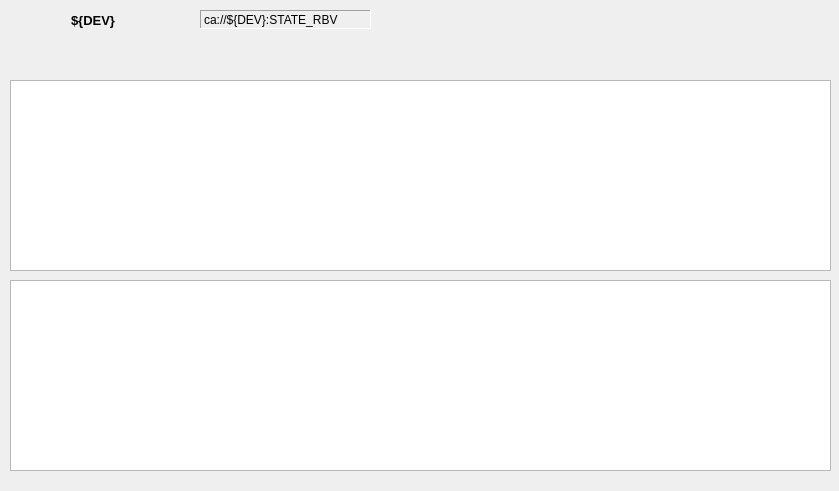
<?xml version="1.0" encoding="UTF-8"?>
<ui version="4.0">
 <class>Form</class>
 <widget class="QWidget" name="Form">
  <property name="geometry">
   <rect>
    <x>0</x>
    <y>0</y>
    <width>839</width>
    <height>491</height>
   </rect>
  </property>
  <property name="windowTitle">
   <string>Form</string>
  </property>
  <widget class="PyDMByteIndicator" name="PyDMByteIndicator_8">
   <property name="enabled">
    <bool>false</bool>
   </property>
   <property name="geometry">
    <rect>
     <x>380</x>
     <y>50</y>
     <width>90</width>
     <height>16</height>
    </rect>
   </property>
   <property name="sizePolicy">
    <sizepolicy hsizetype="Preferred" vsizetype="Minimum">
     <horstretch>0</horstretch>
     <verstretch>0</verstretch>
    </sizepolicy>
   </property>
   <property name="minimumSize">
    <size>
     <width>90</width>
     <height>14</height>
    </size>
   </property>
   <property name="maximumSize">
    <size>
     <width>90</width>
     <height>16</height>
    </size>
   </property>
   <property name="palette">
    <palette>
     <active>
      <colorrole role="Button">
       <brush brushstyle="SolidPattern">
        <color alpha="255">
         <red>255</red>
         <green>255</green>
         <blue>255</blue>
        </color>
       </brush>
      </colorrole>
      <colorrole role="Base">
       <brush brushstyle="SolidPattern">
        <color alpha="255">
         <red>255</red>
         <green>255</green>
         <blue>255</blue>
        </color>
       </brush>
      </colorrole>
      <colorrole role="Window">
       <brush brushstyle="SolidPattern">
        <color alpha="255">
         <red>255</red>
         <green>255</green>
         <blue>255</blue>
        </color>
       </brush>
      </colorrole>
     </active>
     <inactive>
      <colorrole role="Button">
       <brush brushstyle="SolidPattern">
        <color alpha="255">
         <red>255</red>
         <green>255</green>
         <blue>255</blue>
        </color>
       </brush>
      </colorrole>
      <colorrole role="Base">
       <brush brushstyle="SolidPattern">
        <color alpha="255">
         <red>255</red>
         <green>255</green>
         <blue>255</blue>
        </color>
       </brush>
      </colorrole>
      <colorrole role="Window">
       <brush brushstyle="SolidPattern">
        <color alpha="255">
         <red>255</red>
         <green>255</green>
         <blue>255</blue>
        </color>
       </brush>
      </colorrole>
     </inactive>
     <disabled>
      <colorrole role="Button">
       <brush brushstyle="SolidPattern">
        <color alpha="255">
         <red>255</red>
         <green>255</green>
         <blue>255</blue>
        </color>
       </brush>
      </colorrole>
      <colorrole role="Base">
       <brush brushstyle="SolidPattern">
        <color alpha="255">
         <red>255</red>
         <green>255</green>
         <blue>255</blue>
        </color>
       </brush>
      </colorrole>
      <colorrole role="Window">
       <brush brushstyle="SolidPattern">
        <color alpha="255">
         <red>255</red>
         <green>255</green>
         <blue>255</blue>
        </color>
       </brush>
      </colorrole>
     </disabled>
    </palette>
   </property>
   <property name="toolTip">
    <string/>
   </property>
   <property name="autoFillBackground">
    <bool>false</bool>
   </property>
   <property name="channel" stdset="0">
    <string>ca://${PCT}:POWER_FAIL</string>
   </property>
   <property name="onColor" stdset="0">
    <color>
     <red>255</red>
     <green>0</green>
     <blue>0</blue>
    </color>
   </property>
   <property name="offColor" stdset="0">
    <color>
     <red>0</red>
     <green>255</green>
     <blue>0</blue>
    </color>
   </property>
   <property name="circles" stdset="0">
    <bool>true</bool>
   </property>
   <property name="labels" stdset="0">
    <stringlist>
     <string>POWER FAIL</string>
    </stringlist>
   </property>
  </widget>
  <widget class="PyDMByteIndicator" name="PyDMByteIndicator_7">
   <property name="enabled">
    <bool>false</bool>
   </property>
   <property name="geometry">
    <rect>
     <x>250</x>
     <y>50</y>
     <width>120</width>
     <height>16</height>
    </rect>
   </property>
   <property name="sizePolicy">
    <sizepolicy hsizetype="Preferred" vsizetype="Minimum">
     <horstretch>0</horstretch>
     <verstretch>0</verstretch>
    </sizepolicy>
   </property>
   <property name="minimumSize">
    <size>
     <width>120</width>
     <height>14</height>
    </size>
   </property>
   <property name="maximumSize">
    <size>
     <width>90</width>
     <height>16</height>
    </size>
   </property>
   <property name="palette">
    <palette>
     <active>
      <colorrole role="Button">
       <brush brushstyle="SolidPattern">
        <color alpha="255">
         <red>255</red>
         <green>255</green>
         <blue>255</blue>
        </color>
       </brush>
      </colorrole>
      <colorrole role="Base">
       <brush brushstyle="SolidPattern">
        <color alpha="255">
         <red>255</red>
         <green>255</green>
         <blue>255</blue>
        </color>
       </brush>
      </colorrole>
      <colorrole role="Window">
       <brush brushstyle="SolidPattern">
        <color alpha="255">
         <red>255</red>
         <green>255</green>
         <blue>255</blue>
        </color>
       </brush>
      </colorrole>
     </active>
     <inactive>
      <colorrole role="Button">
       <brush brushstyle="SolidPattern">
        <color alpha="255">
         <red>255</red>
         <green>255</green>
         <blue>255</blue>
        </color>
       </brush>
      </colorrole>
      <colorrole role="Base">
       <brush brushstyle="SolidPattern">
        <color alpha="255">
         <red>255</red>
         <green>255</green>
         <blue>255</blue>
        </color>
       </brush>
      </colorrole>
      <colorrole role="Window">
       <brush brushstyle="SolidPattern">
        <color alpha="255">
         <red>255</red>
         <green>255</green>
         <blue>255</blue>
        </color>
       </brush>
      </colorrole>
     </inactive>
     <disabled>
      <colorrole role="Button">
       <brush brushstyle="SolidPattern">
        <color alpha="255">
         <red>255</red>
         <green>255</green>
         <blue>255</blue>
        </color>
       </brush>
      </colorrole>
      <colorrole role="Base">
       <brush brushstyle="SolidPattern">
        <color alpha="255">
         <red>255</red>
         <green>255</green>
         <blue>255</blue>
        </color>
       </brush>
      </colorrole>
      <colorrole role="Window">
       <brush brushstyle="SolidPattern">
        <color alpha="255">
         <red>255</red>
         <green>255</green>
         <blue>255</blue>
        </color>
       </brush>
      </colorrole>
     </disabled>
    </palette>
   </property>
   <property name="toolTip">
    <string/>
   </property>
   <property name="autoFillBackground">
    <bool>false</bool>
   </property>
   <property name="channel" stdset="0">
    <string>ca://${PCT}:OVERVOLTAGE</string>
   </property>
   <property name="onColor" stdset="0">
    <color>
     <red>255</red>
     <green>0</green>
     <blue>0</blue>
    </color>
   </property>
   <property name="offColor" stdset="0">
    <color>
     <red>0</red>
     <green>255</green>
     <blue>0</blue>
    </color>
   </property>
   <property name="circles" stdset="0">
    <bool>true</bool>
   </property>
   <property name="labels" stdset="0">
    <stringlist>
     <string>OVERVOLTAGE</string>
    </stringlist>
   </property>
  </widget>
  <widget class="PyDMLabel" name="PyDMLabel_2">
   <property name="geometry">
    <rect>
     <x>200</x>
     <y>10</y>
     <width>171</width>
     <height>19</height>
    </rect>
   </property>
   <property name="palette">
    <palette>
     <active>
      <colorrole role="Text">
       <brush brushstyle="SolidPattern">
        <color alpha="255">
         <red>255</red>
         <green>255</green>
         <blue>255</blue>
        </color>
       </brush>
      </colorrole>
      <colorrole role="Base">
       <brush brushstyle="SolidPattern">
        <color alpha="255">
         <red>0</red>
         <green>150</green>
         <blue>0</blue>
        </color>
       </brush>
      </colorrole>
      <colorrole role="PlaceholderText">
       <brush brushstyle="SolidPattern">
        <color alpha="128">
         <red>255</red>
         <green>255</green>
         <blue>255</blue>
        </color>
       </brush>
      </colorrole>
     </active>
     <inactive>
      <colorrole role="Text">
       <brush brushstyle="SolidPattern">
        <color alpha="255">
         <red>255</red>
         <green>255</green>
         <blue>255</blue>
        </color>
       </brush>
      </colorrole>
      <colorrole role="Base">
       <brush brushstyle="SolidPattern">
        <color alpha="255">
         <red>0</red>
         <green>150</green>
         <blue>0</blue>
        </color>
       </brush>
      </colorrole>
      <colorrole role="PlaceholderText">
       <brush brushstyle="SolidPattern">
        <color alpha="128">
         <red>255</red>
         <green>255</green>
         <blue>255</blue>
        </color>
       </brush>
      </colorrole>
     </inactive>
     <disabled>
      <colorrole role="Text">
       <brush brushstyle="SolidPattern">
        <color alpha="255">
         <red>190</red>
         <green>190</green>
         <blue>190</blue>
        </color>
       </brush>
      </colorrole>
      <colorrole role="Base">
       <brush brushstyle="SolidPattern">
        <color alpha="255">
         <red>239</red>
         <green>239</green>
         <blue>239</blue>
        </color>
       </brush>
      </colorrole>
      <colorrole role="PlaceholderText">
       <brush brushstyle="SolidPattern">
        <color alpha="128">
         <red>0</red>
         <green>0</green>
         <blue>0</blue>
        </color>
       </brush>
      </colorrole>
     </disabled>
    </palette>
   </property>
   <property name="toolTip">
    <string/>
   </property>
   <property name="autoFillBackground">
    <bool>false</bool>
   </property>
   <property name="frameShape">
    <enum>QFrame::Panel</enum>
   </property>
   <property name="frameShadow">
    <enum>QFrame::Sunken</enum>
   </property>
   <property name="midLineWidth">
    <number>1</number>
   </property>
   <property name="text">
    <string>ca://${DEV}:STATE_RBV</string>
   </property>
   <property name="textFormat">
    <enum>Qt::PlainText</enum>
   </property>
   <property name="channel" stdset="0">
    <string>ca://${DEV}:STATE_RBV</string>
   </property>
   <property name="displayFormat" stdset="0">
    <enum>PyDMLabel::String</enum>
   </property>
  </widget>
  <widget class="PyDMLabel" name="PyDMLabel">
   <property name="geometry">
    <rect>
     <x>0</x>
     <y>10</y>
     <width>186</width>
     <height>20</height>
    </rect>
   </property>
   <property name="font">
    <font>
     <pointsize>10</pointsize>
     <weight>75</weight>
     <bold>true</bold>
    </font>
   </property>
   <property name="toolTip">
    <string/>
   </property>
   <property name="text">
    <string>${DEV}</string>
   </property>
   <property name="alignment">
    <set>Qt::AlignCenter</set>
   </property>
   <property name="indent">
    <number>0</number>
   </property>
   <property name="channel" stdset="0">
    <string/>
   </property>
  </widget>
  <widget class="PyDMByteIndicator" name="PyDMByteIndicator_5">
   <property name="enabled">
    <bool>false</bool>
   </property>
   <property name="geometry">
    <rect>
     <x>20</x>
     <y>50</y>
     <width>90</width>
     <height>16</height>
    </rect>
   </property>
   <property name="sizePolicy">
    <sizepolicy hsizetype="Fixed" vsizetype="Fixed">
     <horstretch>0</horstretch>
     <verstretch>0</verstretch>
    </sizepolicy>
   </property>
   <property name="minimumSize">
    <size>
     <width>90</width>
     <height>14</height>
    </size>
   </property>
   <property name="maximumSize">
    <size>
     <width>90</width>
     <height>16</height>
    </size>
   </property>
   <property name="palette">
    <palette>
     <active>
      <colorrole role="Button">
       <brush brushstyle="SolidPattern">
        <color alpha="255">
         <red>255</red>
         <green>255</green>
         <blue>255</blue>
        </color>
       </brush>
      </colorrole>
      <colorrole role="Base">
       <brush brushstyle="SolidPattern">
        <color alpha="255">
         <red>255</red>
         <green>255</green>
         <blue>255</blue>
        </color>
       </brush>
      </colorrole>
      <colorrole role="Window">
       <brush brushstyle="SolidPattern">
        <color alpha="255">
         <red>255</red>
         <green>255</green>
         <blue>255</blue>
        </color>
       </brush>
      </colorrole>
     </active>
     <inactive>
      <colorrole role="Button">
       <brush brushstyle="SolidPattern">
        <color alpha="255">
         <red>255</red>
         <green>255</green>
         <blue>255</blue>
        </color>
       </brush>
      </colorrole>
      <colorrole role="Base">
       <brush brushstyle="SolidPattern">
        <color alpha="255">
         <red>255</red>
         <green>255</green>
         <blue>255</blue>
        </color>
       </brush>
      </colorrole>
      <colorrole role="Window">
       <brush brushstyle="SolidPattern">
        <color alpha="255">
         <red>255</red>
         <green>255</green>
         <blue>255</blue>
        </color>
       </brush>
      </colorrole>
     </inactive>
     <disabled>
      <colorrole role="Button">
       <brush brushstyle="SolidPattern">
        <color alpha="255">
         <red>255</red>
         <green>255</green>
         <blue>255</blue>
        </color>
       </brush>
      </colorrole>
      <colorrole role="Base">
       <brush brushstyle="SolidPattern">
        <color alpha="255">
         <red>255</red>
         <green>255</green>
         <blue>255</blue>
        </color>
       </brush>
      </colorrole>
      <colorrole role="Window">
       <brush brushstyle="SolidPattern">
        <color alpha="255">
         <red>255</red>
         <green>255</green>
         <blue>255</blue>
        </color>
       </brush>
      </colorrole>
     </disabled>
    </palette>
   </property>
   <property name="toolTip">
    <string/>
   </property>
   <property name="autoFillBackground">
    <bool>false</bool>
   </property>
   <property name="channel" stdset="0">
    <string>ca://${PCT}:HIGH_LOAD</string>
   </property>
   <property name="onColor" stdset="0">
    <color>
     <red>255</red>
     <green>0</green>
     <blue>0</blue>
    </color>
   </property>
   <property name="offColor" stdset="0">
    <color>
     <red>0</red>
     <green>255</green>
     <blue>0</blue>
    </color>
   </property>
   <property name="circles" stdset="0">
    <bool>true</bool>
   </property>
   <property name="labels" stdset="0">
    <stringlist>
     <string>HIGH_LOAD</string>
    </stringlist>
   </property>
  </widget>
  <widget class="PyDMByteIndicator" name="PyDMByteIndicator_10">
   <property name="enabled">
    <bool>false</bool>
   </property>
   <property name="geometry">
    <rect>
     <x>580</x>
     <y>50</y>
     <width>150</width>
     <height>16</height>
    </rect>
   </property>
   <property name="sizePolicy">
    <sizepolicy hsizetype="Preferred" vsizetype="Minimum">
     <horstretch>0</horstretch>
     <verstretch>0</verstretch>
    </sizepolicy>
   </property>
   <property name="minimumSize">
    <size>
     <width>150</width>
     <height>14</height>
    </size>
   </property>
   <property name="maximumSize">
    <size>
     <width>90</width>
     <height>16</height>
    </size>
   </property>
   <property name="palette">
    <palette>
     <active>
      <colorrole role="Button">
       <brush brushstyle="SolidPattern">
        <color alpha="255">
         <red>255</red>
         <green>255</green>
         <blue>255</blue>
        </color>
       </brush>
      </colorrole>
      <colorrole role="Base">
       <brush brushstyle="SolidPattern">
        <color alpha="255">
         <red>255</red>
         <green>255</green>
         <blue>255</blue>
        </color>
       </brush>
      </colorrole>
      <colorrole role="Window">
       <brush brushstyle="SolidPattern">
        <color alpha="255">
         <red>255</red>
         <green>255</green>
         <blue>255</blue>
        </color>
       </brush>
      </colorrole>
     </active>
     <inactive>
      <colorrole role="Button">
       <brush brushstyle="SolidPattern">
        <color alpha="255">
         <red>255</red>
         <green>255</green>
         <blue>255</blue>
        </color>
       </brush>
      </colorrole>
      <colorrole role="Base">
       <brush brushstyle="SolidPattern">
        <color alpha="255">
         <red>255</red>
         <green>255</green>
         <blue>255</blue>
        </color>
       </brush>
      </colorrole>
      <colorrole role="Window">
       <brush brushstyle="SolidPattern">
        <color alpha="255">
         <red>255</red>
         <green>255</green>
         <blue>255</blue>
        </color>
       </brush>
      </colorrole>
     </inactive>
     <disabled>
      <colorrole role="Button">
       <brush brushstyle="SolidPattern">
        <color alpha="255">
         <red>255</red>
         <green>255</green>
         <blue>255</blue>
        </color>
       </brush>
      </colorrole>
      <colorrole role="Base">
       <brush brushstyle="SolidPattern">
        <color alpha="255">
         <red>255</red>
         <green>255</green>
         <blue>255</blue>
        </color>
       </brush>
      </colorrole>
      <colorrole role="Window">
       <brush brushstyle="SolidPattern">
        <color alpha="255">
         <red>255</red>
         <green>255</green>
         <blue>255</blue>
        </color>
       </brush>
      </colorrole>
     </disabled>
    </palette>
   </property>
   <property name="toolTip">
    <string/>
   </property>
   <property name="autoFillBackground">
    <bool>false</bool>
   </property>
   <property name="channel" stdset="0">
    <string>ca://${PCT}:CONTROLLER_OVERTEMP</string>
   </property>
   <property name="onColor" stdset="0">
    <color>
     <red>255</red>
     <green>0</green>
     <blue>0</blue>
    </color>
   </property>
   <property name="offColor" stdset="0">
    <color>
     <red>0</red>
     <green>255</green>
     <blue>0</blue>
    </color>
   </property>
   <property name="circles" stdset="0">
    <bool>true</bool>
   </property>
   <property name="labels" stdset="0">
    <stringlist>
     <string>CONTROLLER TEMP</string>
    </stringlist>
   </property>
  </widget>
  <widget class="PyDMByteIndicator" name="PyDMByteIndicator_6">
   <property name="enabled">
    <bool>false</bool>
   </property>
   <property name="geometry">
    <rect>
     <x>120</x>
     <y>50</y>
     <width>120</width>
     <height>16</height>
    </rect>
   </property>
   <property name="sizePolicy">
    <sizepolicy hsizetype="Preferred" vsizetype="Minimum">
     <horstretch>0</horstretch>
     <verstretch>0</verstretch>
    </sizepolicy>
   </property>
   <property name="minimumSize">
    <size>
     <width>120</width>
     <height>14</height>
    </size>
   </property>
   <property name="maximumSize">
    <size>
     <width>90</width>
     <height>16</height>
    </size>
   </property>
   <property name="palette">
    <palette>
     <active>
      <colorrole role="Button">
       <brush brushstyle="SolidPattern">
        <color alpha="255">
         <red>255</red>
         <green>255</green>
         <blue>255</blue>
        </color>
       </brush>
      </colorrole>
      <colorrole role="Base">
       <brush brushstyle="SolidPattern">
        <color alpha="255">
         <red>255</red>
         <green>255</green>
         <blue>255</blue>
        </color>
       </brush>
      </colorrole>
      <colorrole role="Window">
       <brush brushstyle="SolidPattern">
        <color alpha="255">
         <red>255</red>
         <green>255</green>
         <blue>255</blue>
        </color>
       </brush>
      </colorrole>
     </active>
     <inactive>
      <colorrole role="Button">
       <brush brushstyle="SolidPattern">
        <color alpha="255">
         <red>255</red>
         <green>255</green>
         <blue>255</blue>
        </color>
       </brush>
      </colorrole>
      <colorrole role="Base">
       <brush brushstyle="SolidPattern">
        <color alpha="255">
         <red>255</red>
         <green>255</green>
         <blue>255</blue>
        </color>
       </brush>
      </colorrole>
      <colorrole role="Window">
       <brush brushstyle="SolidPattern">
        <color alpha="255">
         <red>255</red>
         <green>255</green>
         <blue>255</blue>
        </color>
       </brush>
      </colorrole>
     </inactive>
     <disabled>
      <colorrole role="Button">
       <brush brushstyle="SolidPattern">
        <color alpha="255">
         <red>255</red>
         <green>255</green>
         <blue>255</blue>
        </color>
       </brush>
      </colorrole>
      <colorrole role="Base">
       <brush brushstyle="SolidPattern">
        <color alpha="255">
         <red>255</red>
         <green>255</green>
         <blue>255</blue>
        </color>
       </brush>
      </colorrole>
      <colorrole role="Window">
       <brush brushstyle="SolidPattern">
        <color alpha="255">
         <red>255</red>
         <green>255</green>
         <blue>255</blue>
        </color>
       </brush>
      </colorrole>
     </disabled>
    </palette>
   </property>
   <property name="toolTip">
    <string/>
   </property>
   <property name="autoFillBackground">
    <bool>false</bool>
   </property>
   <property name="channel" stdset="0">
    <string>ca://${PCT}:SHORT_CIRCUIT</string>
   </property>
   <property name="onColor" stdset="0">
    <color>
     <red>255</red>
     <green>0</green>
     <blue>0</blue>
    </color>
   </property>
   <property name="offColor" stdset="0">
    <color>
     <red>0</red>
     <green>255</green>
     <blue>0</blue>
    </color>
   </property>
   <property name="circles" stdset="0">
    <bool>true</bool>
   </property>
   <property name="labels" stdset="0">
    <stringlist>
     <string>SHORT_CIRCUIT</string>
    </stringlist>
   </property>
  </widget>
  <widget class="PyDMTimePlot" name="PyDMTimePlot">
   <property name="geometry">
    <rect>
     <x>10</x>
     <y>80</y>
     <width>821</width>
     <height>191</height>
    </rect>
   </property>
   <property name="toolTip">
    <string/>
   </property>
   <property name="interactive">
    <bool>false</bool>
   </property>
   <property name="yAxes">
    <stringlist>
     <string>{&quot;name&quot;: &quot;Axis 1&quot;, &quot;orientation&quot;: &quot;left&quot;, &quot;label&quot;: &quot;FREQ&quot;, &quot;minRange&quot;: -1.0, &quot;maxRange&quot;: 1.0, &quot;autoRange&quot;: true, &quot;logMode&quot;: false}</string>
    </stringlist>
   </property>
   <property name="title" stdset="0">
    <string>Diagnostics</string>
   </property>
   <property name="mouseEnabledY" stdset="0">
    <bool>false</bool>
   </property>
   <property name="curves">
    <stringlist>
     <string>{&quot;channel&quot;: &quot;ca://${PCT}:PUMP_DRIVE_FREQ&quot;, &quot;plot_style&quot;: null, &quot;name&quot;: &quot;PUMP_DRIVE_FREQ&quot;, &quot;color&quot;: &quot;blue&quot;, &quot;lineStyle&quot;: 1, &quot;lineWidth&quot;: 1, &quot;symbol&quot;: null, &quot;symbolSize&quot;: 10, &quot;yAxisName&quot;: &quot;Axis 1&quot;, &quot;barWidth&quot;: null, &quot;upperThreshold&quot;: null, &quot;lowerThreshold&quot;: null, &quot;thresholdColor&quot;: &quot;white&quot;}</string>
    </stringlist>
   </property>
   <property name="updatesAsynchronously">
    <bool>true</bool>
   </property>
   <property name="timeSpan">
    <double>600.000000000000000</double>
   </property>
   <property name="updateInterval">
    <double>0.100000000000000</double>
   </property>
   <property name="autoRangeY">
    <bool>true</bool>
   </property>
   <property name="maxYRange">
    <double>1.000000000000000</double>
   </property>
  </widget>
  <widget class="PyDMByteIndicator" name="PyDMByteIndicator_9">
   <property name="enabled">
    <bool>false</bool>
   </property>
   <property name="geometry">
    <rect>
     <x>480</x>
     <y>50</y>
     <width>90</width>
     <height>16</height>
    </rect>
   </property>
   <property name="sizePolicy">
    <sizepolicy hsizetype="Preferred" vsizetype="Minimum">
     <horstretch>0</horstretch>
     <verstretch>0</verstretch>
    </sizepolicy>
   </property>
   <property name="minimumSize">
    <size>
     <width>90</width>
     <height>14</height>
    </size>
   </property>
   <property name="maximumSize">
    <size>
     <width>90</width>
     <height>16</height>
    </size>
   </property>
   <property name="palette">
    <palette>
     <active>
      <colorrole role="Button">
       <brush brushstyle="SolidPattern">
        <color alpha="255">
         <red>255</red>
         <green>255</green>
         <blue>255</blue>
        </color>
       </brush>
      </colorrole>
      <colorrole role="Base">
       <brush brushstyle="SolidPattern">
        <color alpha="255">
         <red>255</red>
         <green>255</green>
         <blue>255</blue>
        </color>
       </brush>
      </colorrole>
      <colorrole role="Window">
       <brush brushstyle="SolidPattern">
        <color alpha="255">
         <red>255</red>
         <green>255</green>
         <blue>255</blue>
        </color>
       </brush>
      </colorrole>
     </active>
     <inactive>
      <colorrole role="Button">
       <brush brushstyle="SolidPattern">
        <color alpha="255">
         <red>255</red>
         <green>255</green>
         <blue>255</blue>
        </color>
       </brush>
      </colorrole>
      <colorrole role="Base">
       <brush brushstyle="SolidPattern">
        <color alpha="255">
         <red>255</red>
         <green>255</green>
         <blue>255</blue>
        </color>
       </brush>
      </colorrole>
      <colorrole role="Window">
       <brush brushstyle="SolidPattern">
        <color alpha="255">
         <red>255</red>
         <green>255</green>
         <blue>255</blue>
        </color>
       </brush>
      </colorrole>
     </inactive>
     <disabled>
      <colorrole role="Button">
       <brush brushstyle="SolidPattern">
        <color alpha="255">
         <red>255</red>
         <green>255</green>
         <blue>255</blue>
        </color>
       </brush>
      </colorrole>
      <colorrole role="Base">
       <brush brushstyle="SolidPattern">
        <color alpha="255">
         <red>255</red>
         <green>255</green>
         <blue>255</blue>
        </color>
       </brush>
      </colorrole>
      <colorrole role="Window">
       <brush brushstyle="SolidPattern">
        <color alpha="255">
         <red>255</red>
         <green>255</green>
         <blue>255</blue>
        </color>
       </brush>
      </colorrole>
     </disabled>
    </palette>
   </property>
   <property name="toolTip">
    <string/>
   </property>
   <property name="autoFillBackground">
    <bool>false</bool>
   </property>
   <property name="channel" stdset="0">
    <string>ca://${PCT}:PUMP_OVERTEMP</string>
   </property>
   <property name="onColor" stdset="0">
    <color>
     <red>255</red>
     <green>0</green>
     <blue>0</blue>
    </color>
   </property>
   <property name="offColor" stdset="0">
    <color>
     <red>0</red>
     <green>255</green>
     <blue>0</blue>
    </color>
   </property>
   <property name="circles" stdset="0">
    <bool>true</bool>
   </property>
   <property name="labels" stdset="0">
    <stringlist>
     <string>PUMP TEMP</string>
    </stringlist>
   </property>
  </widget>
  <widget class="PyDMTimePlot" name="PyDMTimePlot_2">
   <property name="geometry">
    <rect>
     <x>10</x>
     <y>280</y>
     <width>821</width>
     <height>191</height>
    </rect>
   </property>
   <property name="toolTip">
    <string/>
   </property>
   <property name="interactive">
    <bool>false</bool>
   </property>
   <property name="yAxes">
    <stringlist>
     <string>{&quot;name&quot;: &quot;Axis 2&quot;, &quot;orientation&quot;: &quot;left&quot;, &quot;label&quot;: &quot;Current (mA)&quot;, &quot;minRange&quot;: -1.0, &quot;maxRange&quot;: 1.0, &quot;autoRange&quot;: true, &quot;logMode&quot;: false}</string>
    </stringlist>
   </property>
   <property name="title" stdset="0">
    <string>Diagnostics</string>
   </property>
   <property name="mouseEnabledY" stdset="0">
    <bool>false</bool>
   </property>
   <property name="curves">
    <stringlist>
     <string>{&quot;channel&quot;: &quot;ca://${PCT}:PUMP_CURRENT&quot;, &quot;plot_style&quot;: null, &quot;name&quot;: &quot;PUMP_CURRENT(mA)&quot;, &quot;color&quot;: &quot;red&quot;, &quot;lineStyle&quot;: 1, &quot;lineWidth&quot;: 1, &quot;symbol&quot;: null, &quot;symbolSize&quot;: 10, &quot;yAxisName&quot;: &quot;Axis 2&quot;, &quot;barWidth&quot;: null, &quot;upperThreshold&quot;: null, &quot;lowerThreshold&quot;: null, &quot;thresholdColor&quot;: &quot;white&quot;}</string>
    </stringlist>
   </property>
   <property name="updatesAsynchronously">
    <bool>true</bool>
   </property>
   <property name="timeSpan">
    <double>600.000000000000000</double>
   </property>
   <property name="updateInterval">
    <double>0.100000000000000</double>
   </property>
   <property name="autoRangeY">
    <bool>true</bool>
   </property>
   <property name="maxYRange">
    <double>1.000000000000000</double>
   </property>
  </widget>
 </widget>
 <customwidgets>
  <customwidget>
   <class>PyDMLabel</class>
   <extends>QLabel</extends>
   <header>pydm.widgets.label</header>
  </customwidget>
  <customwidget>
   <class>PyDMTimePlot</class>
   <extends>QGraphicsView</extends>
   <header>pydm.widgets.timeplot</header>
  </customwidget>
  <customwidget>
   <class>PyDMByteIndicator</class>
   <extends>QWidget</extends>
   <header>pydm.widgets.byte</header>
  </customwidget>
 </customwidgets>
 <resources/>
 <connections/>
</ui>
